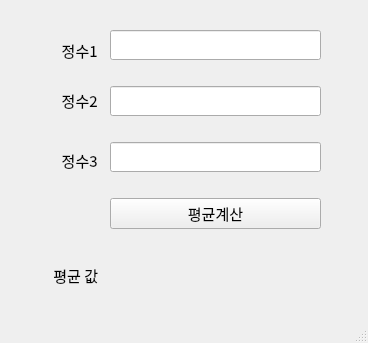
<?xml version="1.0" encoding="UTF-8"?>
<ui version="4.0">
 <class>MainWindow</class>
 <widget class="QMainWindow" name="MainWindow">
  <property name="geometry">
   <rect>
    <x>0</x>
    <y>0</y>
    <width>368</width>
    <height>343</height>
   </rect>
  </property>
  <property name="windowTitle">
   <string>MainWindow</string>
  </property>
  <widget class="QWidget" name="centralwidget">
   <widget class="QWidget" name="verticalLayoutWidget">
    <property name="geometry">
     <rect>
      <x>110</x>
      <y>10</y>
      <width>211</width>
      <height>241</height>
     </rect>
    </property>
    <property name="font">
     <font>
      <family>궁서</family>
      <pointsize>11</pointsize>
     </font>
    </property>
    <layout class="QVBoxLayout" name="verticalLayout">
     <item>
      <widget class="QLineEdit" name="e_1">
       <property name="font">
        <font>
         <family>궁서</family>
         <pointsize>11</pointsize>
        </font>
       </property>
      </widget>
     </item>
     <item>
      <widget class="QLineEdit" name="e_2">
       <property name="font">
        <font>
         <family>궁서</family>
         <pointsize>11</pointsize>
        </font>
       </property>
      </widget>
     </item>
     <item>
      <widget class="QLineEdit" name="e_3">
       <property name="font">
        <font>
         <family>궁서</family>
         <pointsize>11</pointsize>
        </font>
       </property>
      </widget>
     </item>
     <item>
      <widget class="QPushButton" name="btn">
       <property name="font">
        <font>
         <family>궁서</family>
         <pointsize>11</pointsize>
        </font>
       </property>
       <property name="text">
        <string>평균계산</string>
       </property>
      </widget>
     </item>
    </layout>
   </widget>
   <widget class="QLabel" name="label">
    <property name="geometry">
     <rect>
      <x>55</x>
      <y>40</y>
      <width>51</width>
      <height>20</height>
     </rect>
    </property>
    <property name="font">
     <font>
      <family>궁서</family>
      <pointsize>11</pointsize>
     </font>
    </property>
    <property name="text">
     <string>  정수1</string>
    </property>
   </widget>
   <widget class="QLabel" name="label_2">
    <property name="geometry">
     <rect>
      <x>55</x>
      <y>90</y>
      <width>51</width>
      <height>21</height>
     </rect>
    </property>
    <property name="font">
     <font>
      <family>궁서</family>
      <pointsize>11</pointsize>
     </font>
    </property>
    <property name="text">
     <string>  정수2</string>
    </property>
   </widget>
   <widget class="QLabel" name="label_3">
    <property name="geometry">
     <rect>
      <x>55</x>
      <y>150</y>
      <width>51</width>
      <height>21</height>
     </rect>
    </property>
    <property name="font">
     <font>
      <family>궁서</family>
      <pointsize>11</pointsize>
     </font>
    </property>
    <property name="text">
     <string>  정수3</string>
    </property>
   </widget>
   <widget class="QLabel" name="result">
    <property name="geometry">
     <rect>
      <x>50</x>
      <y>260</y>
      <width>271</width>
      <height>31</height>
     </rect>
    </property>
    <property name="font">
     <font>
      <family>궁서</family>
      <pointsize>11</pointsize>
     </font>
    </property>
    <property name="text">
     <string> 평균 값</string>
    </property>
   </widget>
   <widget class="QLabel" name="label_5">
    <property name="geometry">
     <rect>
      <x>110</x>
      <y>270</y>
      <width>201</width>
      <height>21</height>
     </rect>
    </property>
    <property name="text">
     <string/>
    </property>
   </widget>
  </widget>
  <widget class="QMenuBar" name="menubar">
   <property name="geometry">
    <rect>
     <x>0</x>
     <y>0</y>
     <width>368</width>
     <height>21</height>
    </rect>
   </property>
  </widget>
  <widget class="QStatusBar" name="statusbar"/>
 </widget>
 <resources/>
 <connections/>
</ui>
